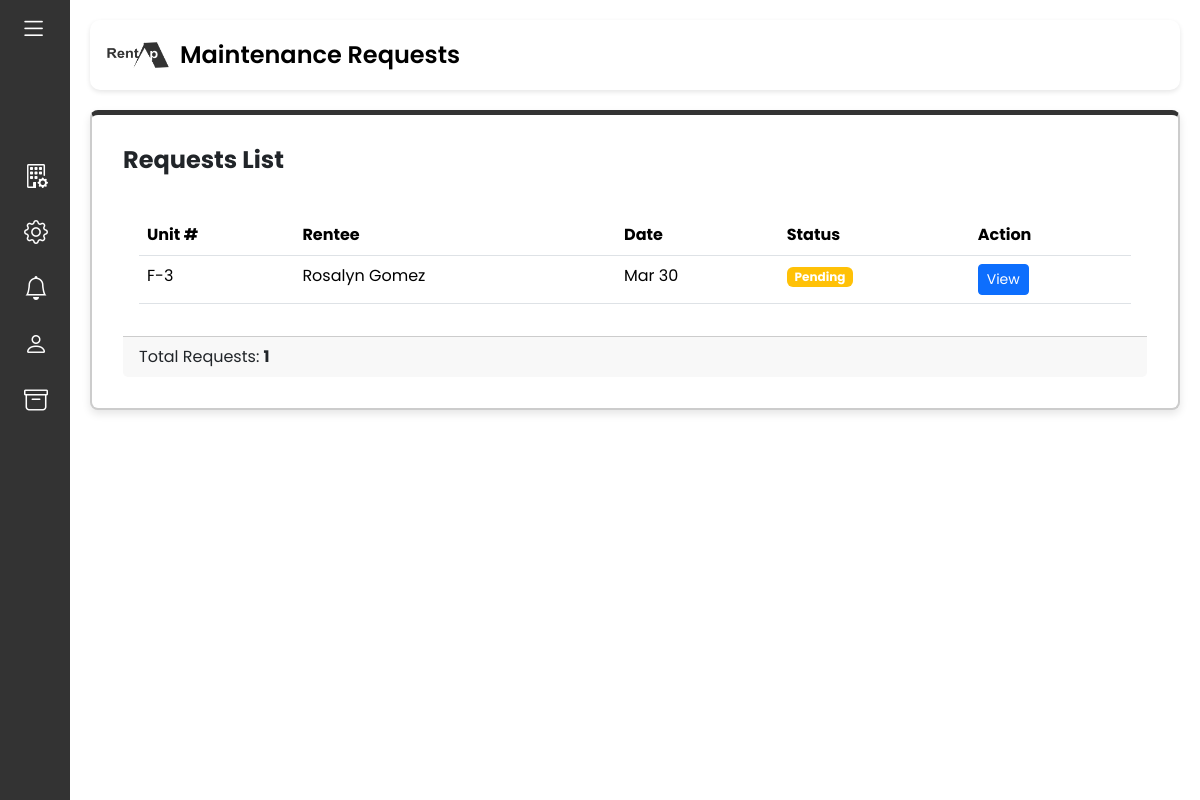
The app's page /manager/manager_requests.php (signed in) with its own data.
### tables this page shows
CREATE TABLE `maintenance_request` (
  `request_id` int(11) NOT NULL,
  `unit` varchar(3) DEFAULT NULL,
  `rentee_id` int(11) DEFAULT NULL,
  `date` date DEFAULT NULL,
  `category` varchar(50) DEFAULT NULL,
  `issue` varchar(100) DEFAULT NULL,
  `description` text DEFAULT NULL,
  `status` enum('Pending','Resolved') DEFAULT NULL
);

### manager/manager_requests.php (the view, shortened to what this page needs)
<!DOCTYPE html>
<html lang="en">
<head>
    <link href="https://cdn.lineicons.com/4.0/lineicons.css" rel="stylesheet" />
    <link href="https://cdn.jsdelivr.net/npm/bootstrap@5.3.3/dist/css/bootstrap.min.css" rel="stylesheet">
    <link href="https://cdn.jsdelivr.net/npm/bootstrap-icons/font/bootstrap-icons.css" rel="stylesheet">
    <link rel="stylesheet" href="../main.css">
</head>
<body>
    <div class="wrapper">
        <?php include '../manager_sidebar.php'; ?>
        <div class="main-content container-fluid g-0">
            <div class="title-container">
                <img src="../images/RentAp_full.png" alt="RentAp Icon" class="rentap_Icon">
                <h1>Maintenance Requests</h1>
            </div>
            <div class="content-container">
                <div class="row">
                    <div class="col-12">
                        <div class="card">
                            <div class="card-body">
                                <h4 class="card-title mb-4"><strong>Requests List</strong></h4>
                                <div class="card-body">
                                    <div class="table-responsive">
                                        <table class="table">
                                            <thead>
                                                <tr>
                                                    <th>Unit #</th>
                                                    <th>Rentee</th>
                                                    <th>Date</th>
                                                    <th>Status</th>
                                                    <th>Action</th>
                                                </tr>
                                            </thead>
                                            <tbody>
                                                <?php
                                                include '../db_connection.php';
                                                $query = "SELECT mr.request_id, mr.unit, CONCAT(r.first_name, ' ', r.last_name) AS rentee_name,
                                                                 DATE_FORMAT(mr.date, '%b %e') AS formatted_date,
                                                                 mr.category, mr.issue, mr.description, mr.status
                                                          FROM Maintenance_Request mr
                                                          JOIN Rentee r ON mr.rentee_id = r.rentee_id";
                                                $result = $conn->query($query);
                                                if ($result->num_rows > 0) {
                                                    while ($row = $result->fetch_assoc()) {
                                                        $statusBadgeClass = $row['status'] === 'Pending' ? 'bg-warning' : 'bg-success';
                                                        $actionButton = $row['status'] === 'Pending'
                                                            ? "<button class='btn btn-primary btn-sm view-button'
                                                                 onclick=\"openDetailsModal(event, '{$row['unit']}', '{$row['category']}', '{$row['issue']}', '{$row['description']}', '{$row['status']}')\">View</button>"
                                                            : "<button class='btn btn-secondary btn-sm' disabled><i class='bi bi-check-circle'></i> Done</button>";
                                                        echo "<tr>
                                                                <td>{$row['unit']}</td>
                                                                <td>{$row['rentee_name']}</td>
                                                                <td>{$row['formatted_date']}</td>
                                                                <td><span class='badge $statusBadgeClass'>{$row['status']}</span></td>
                                                                <td>$actionButton</td>
                                                              </tr>";
                                                    }
                                                } else {
                                                    echo "<tr><td colspan='5' class='text-center'>No maintenance requests found.</td></tr>";
                                                }
                                                ?>
                                            </tbody>
                                        </table>
                                    </div>
                                </div>
                                <div class="card-footer">
                                    <span class="total-requests">Total Requests: <strong><?= $result->num_rows ?></strong></span>
                                </div>
                            </div>
                        </div>
                    </div>
                </div>
            </div>
        </div>
    </div>
</body>
</html>

### main.css (style rules this page uses)
html, body { overflow: auto; height: 100%; }
h1 { font-weight: 600; font-size: 1.5rem; }
body { font-family: 'Poppins', sans-serif; }
.wrapper { display: flex; height: 100vh; }
.main-content { margin-left: 70px; padding: 20px; transition: margin-left 0.25s ease-in-out; }
.rentap_Icon { width: 65px; height: 40px; margin-right: 10px; }
.title-container { color: black; padding: 15px; border-radius: 10px; box-shadow: 0px 2px 5px rgba(0, 0, 0, 0.1); margin-bottom: 20px; display: flex; align-items: center; }
.title-container h1 { font-size: 24px; margin: 0; }
.card { flex: 1 1 calc(25% - 20px); max-width: 100%; min-width: 180px; padding: 15px; border: 2px solid #ccc; border-top: 5px solid #333333; border-radius: 8px; background-color: #fff; box-shadow: 0 4px 8px rgba(0, 0, 0, 0.1); }

### records on screen
maintenance_request: unit "F-3", rentee_name "Rosalyn Gomez", formatted_date "Mar 30", status "Pending"

### other values on screen
$result->num_rows "1"
